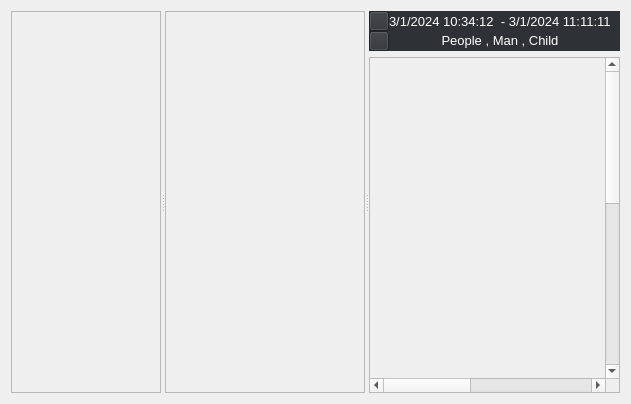
         <widget class="QWidget" name="page_speed">
          <layout class="QGridLayout" name="gridLayout_45">
           <item row="0" column="0">
            <widget class="QSplitter" name="splitter_7">
             <property name="orientation">
              <enum>Qt::Horizontal</enum>
             </property>
             <widget class="QScrollArea" name="scrollArea_27">
              <property name="sizePolicy">
               <sizepolicy hsizetype="Preferred" vsizetype="Preferred">
                <horstretch>0</horstretch>
                <verstretch>0</verstretch>
               </sizepolicy>
              </property>
              <property name="minimumSize">
               <size>
                <width>150</width>
                <height>0</height>
               </size>
              </property>
              <property name="widgetResizable">
               <bool>true</bool>
              </property>
              <widget class="QWidget" name="scrollAreaWidgetContents_37">
               <property name="geometry">
                <rect>
                 <x>0</x>
                 <y>0</y>
                 <width>169</width>
                 <height>763</height>
                </rect>
               </property>
              </widget>
             </widget>
             <widget class="QScrollArea" name="scrollArea_26">
              <property name="sizePolicy">
               <sizepolicy hsizetype="Preferred" vsizetype="Preferred">
                <horstretch>0</horstretch>
                <verstretch>0</verstretch>
               </sizepolicy>
              </property>
              <property name="minimumSize">
               <size>
                <width>200</width>
                <height>0</height>
               </size>
              </property>
              <property name="maximumSize">
               <size>
                <width>200</width>
                <height>16777215</height>
               </size>
              </property>
              <property name="styleSheet">
               <string notr="true">/* HANDLE BAR VERTICAL */
QScrollBar:vertical {
    background-color: #2e3136; /* Màu nền #2e3136 */
    width: 15px;
    margin: 0;
}

QScrollBar::handle:vertical {
    background-color: #8f9296; /* Màu khi không hover và nhấn */
    min-height: 30px;
    border-radius: 7px;
}

QScrollBar::handle:vertical:hover {
    background-color: #cfd1d4; /* Màu khi hover */
}

QScrollBar::handle:vertical:pressed {
    background-color: #cfd1d4; /* Màu khi nhấn */
}

/* BTN TOP - SCROLLBAR */
QScrollBar::sub-line:vertical {
    border: none;
    background-color: #cfd1d4; /* Màu nền #3b3b5a */
    height: 0;
    subcontrol-position: top;
    subcontrol-origin: margin;
}

/* BTN BOTTOM - SCROLLBAR */
QScrollBar::add-line:vertical {
    border: none;
    background-color: #cfd1d4; /* Màu nền #3b3b5a */
    height: 0;
    subcontrol-position: bottom;
    subcontrol-origin: margin;
}

/* RESET ARROW */
QScrollBar::up-arrow:vertical, QScrollBar::down-arrow:vertical {
    background: none;
}

QScrollBar::add-page:vertical, QScrollBar::sub-page:vertical {
    background: none;
}

/* HORIZONTAL SCROLLBAR - HOMEWORK */
QScrollBar:horizontal {
    height: 15px;
}

QScrollBar::handle:horizontal {
    background-color: #8f9296;
    min-width: 30px;
    border-radius: 7px;
}

QScrollBar::handle:horizontal:hover {
    background-color: #cfd1d4;
}

QScrollBar::handle:horizontal:pressed {
    background-color: #cfd1d4;
}

QScrollBar::sub-line:horizontal {
    border: none;
    background-color: #cfd1d4;
    width: 0;
    subcontrol-position: left;
    subcontrol-origin: margin;
}

QScrollBar::add-line:horizontal {
    border: none;
    background-color: #cfd1d4;
    width: 0;
    subcontrol-position: right;
    subcontrol-origin: margin;
}

QScrollBar::up-arrow:horizontal, QScrollBar::down-arrow:horizontal {
    background: none;
}

QScrollBar::add-page:horizontal, QScrollBar::sub-page:horizontal {
    background: none;
}
</string>
              </property>
              <property name="widgetResizable">
               <bool>true</bool>
              </property>
              <widget class="QWidget" name="scrollAreaWidgetContents_36">
               <property name="geometry">
                <rect>
                 <x>0</x>
                 <y>0</y>
                 <width>190</width>
                 <height>763</height>
                </rect>
               </property>
               <property name="maximumSize">
                <size>
                 <width>190</width>
                 <height>16777215</height>
                </size>
               </property>
              </widget>
             </widget>
             <widget class="QWidget" name="">
              <layout class="QGridLayout" name="gridLayout_14">
               <item row="0" column="0">
                <widget class="QWidget" name="page_speed_widget" native="true">
                 <property name="maximumSize">
                  <size>
                   <width>16777215</width>
                   <height>50</height>
                  </size>
                 </property>
                 <property name="styleSheet">
                  <string notr="true">background-color: rgb(46, 49, 54);</string>
                 </property>
                 <layout class="QGridLayout" name="gridLayout_64">
                  <property name="leftMargin">
                   <number>0</number>
                  </property>
                  <property name="topMargin">
                   <number>0</number>
                  </property>
                  <property name="rightMargin">
                   <number>9</number>
                  </property>
                  <property name="bottomMargin">
                   <number>0</number>
                  </property>
                  <property name="spacing">
                   <number>0</number>
                  </property>
                  <item row="0" column="2">
                   <widget class="QLabel" name="page_speed_time_label">
                    <property name="maximumSize">
                     <size>
                      <width>16777215</width>
                      <height>50</height>
                     </size>
                    </property>
                    <property name="font">
                     <font>
                      <family>Arial</family>
                      <pointsize>10</pointsize>
                      <weight>50</weight>
                      <bold>false</bold>
                     </font>
                    </property>
                    <property name="styleSheet">
                     <string notr="true">color: rgb(255, 255, 255);</string>
                    </property>
                    <property name="text">
                     <string>3/1/2024 10:34:12  - 3/1/2024 11:11:11</string>
                    </property>
                   </widget>
                  </item>
                  <item row="0" column="1">
                   <spacer name="page_speed_horizontalSpacer">
                    <property name="orientation">
                     <enum>Qt::Horizontal</enum>
                    </property>
                    <property name="sizeHint" stdset="0">
                     <size>
                      <width>40</width>
                      <height>20</height>
                     </size>
                    </property>
                   </spacer>
                  </item>
                  <item row="1" column="0">
                   <widget class="QPushButton" name="page_speed_Button_fitter">
                    <property name="minimumSize">
                     <size>
                      <width>20</width>
                      <height>20</height>
                     </size>
                    </property>
                    <property name="maximumSize">
                     <size>
                      <width>20</width>
                      <height>20</height>
                     </size>
                    </property>
                    <property name="text">
                     <string/>
                    </property>
                    <property name="icon">
                     <iconset resource="../../icon/resource.qrc">
                      <normaloff>:/newPrefix/filter.png</normaloff>
                      <normalon>:/newPrefix/filter1.png</normalon>:/newPrefix/filter.png</iconset>
                    </property>
                    <property name="iconSize">
                     <size>
                      <width>15</width>
                      <height>15</height>
                     </size>
                    </property>
                    <property name="checkable">
                     <bool>true</bool>
                    </property>
                   </widget>
                  </item>
                  <item row="0" column="3">
                   <spacer name="page_speed_horizontalSpacer_2">
                    <property name="orientation">
                     <enum>Qt::Horizontal</enum>
                    </property>
                    <property name="sizeType">
                     <enum>QSizePolicy::Preferred</enum>
                    </property>
                    <property name="sizeHint" stdset="0">
                     <size>
                      <width>30</width>
                      <height>10</height>
                     </size>
                    </property>
                   </spacer>
                  </item>
                  <item row="0" column="0">
                   <widget class="QPushButton" name="page_speed_Button">
                    <property name="minimumSize">
                     <size>
                      <width>20</width>
                      <height>20</height>
                     </size>
                    </property>
                    <property name="maximumSize">
                     <size>
                      <width>20</width>
                      <height>20</height>
                     </size>
                    </property>
                    <property name="text">
                     <string/>
                    </property>
                    <property name="icon">
                     <iconset resource="../../icon/resource.qrc">
                      <normaloff>:/newPrefix/folder.png</normaloff>
                      <normalon>:/newPrefix/folder1.png</normalon>:/newPrefix/folder.png</iconset>
                    </property>
                    <property name="iconSize">
                     <size>
                      <width>15</width>
                      <height>15</height>
                     </size>
                    </property>
                    <property name="checkable">
                     <bool>true</bool>
                    </property>
                   </widget>
                  </item>
                  <item row="1" column="1" colspan="3">
                   <widget class="QLabel" name="page_speed_text_fitter_label">
                    <property name="font">
                     <font>
                      <family>Arial</family>
                      <pointsize>10</pointsize>
                     </font>
                    </property>
                    <property name="styleSheet">
                     <string notr="true">color: rgb(255, 255, 255);</string>
                    </property>
                    <property name="text">
                     <string>&lt;html&gt;&lt;head/&gt;&lt;body&gt;&lt;p align=&quot;center&quot;&gt; People , Man , Child&lt;/p&gt;&lt;/body&gt;&lt;/html&gt;</string>
                    </property>
                    <property name="textFormat">
                     <enum>Qt::AutoText</enum>
                    </property>
                    <property name="scaledContents">
                     <bool>true</bool>
                    </property>
                    <property name="wordWrap">
                     <bool>true</bool>
                    </property>
                   </widget>
                  </item>
                 </layout>
                </widget>
               </item>
               <item row="1" column="0">
                <widget class="QScrollArea" name="scrollArea_25">
                 <widget class="QWidget" name="scrollAreaWidgetContents_35">
                  <property name="geometry">
                   <rect>
                    <x>0</x>
                    <y>0</y>
                    <width>563</width>
                    <height>711</height>
                   </rect>
                  </property>
                 </widget>
                </widget>
               </item>
              </layout>
             </widget>
            </widget>
           </item>
          </layout>
         </widget>
